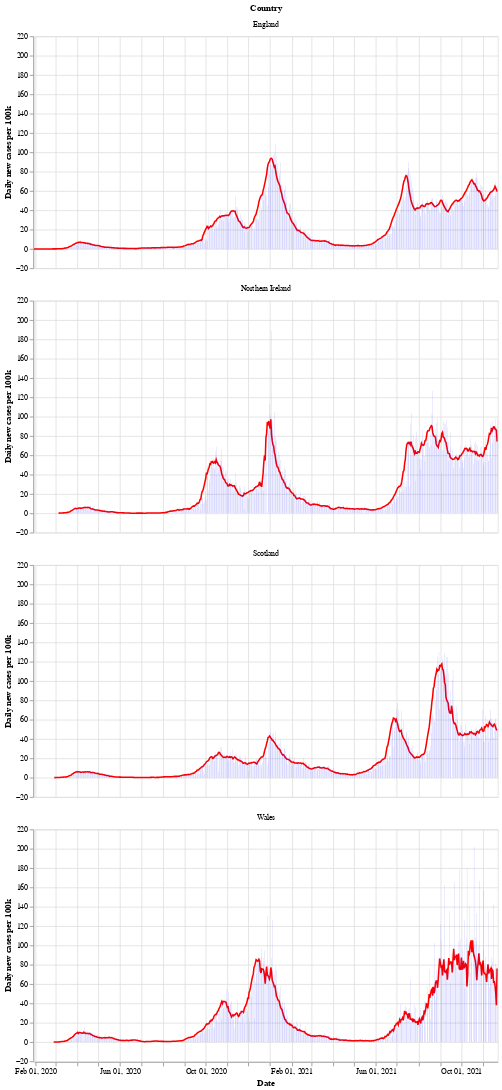

The notebook cell saved with this chart:
### Markdown cell above
Next is a bar chart of the number of new cases in each country (per 100k population), with the 7 day moving average of cases. Again we see that Wales saw a longer period of raising and falling cases compared to the other countries.

After a period of cases falling, each nation is now seeing a rise in the number of cases - especially in Wales.

### Code cell
# collapse
bars = alt.Chart(uk_cases).mark_bar().encode(
    x=alt.X("yearmonthdate(date):T", axis=alt.Axis(title='Date')),
    y=alt.Y("newCasesRate:Q", axis=alt.Axis(title='Daily new cases per 100k')),
    tooltip='newCasesRate',
    color=alt.condition(
        alt.datum.dailyChange > 0,
        alt.value("orange"),  # The positive color
        alt.value("blue")  # The negative color
    )
).properties(title='New cases per 100k population with rolling 7 day average', width=600).interactive()
line = alt.Chart(uk_cases).mark_line(
    color='red',
    size=2,
).transform_window(
    rolling_mean='mean(newCasesRate)',
    frame=[0, 7],
    groupby=['areaName']
).encode(
    x='yearmonthdate(date):T',
    y='rolling_mean:Q'
)
alt.layer(line, bars, data=uk_cases).facet(alt.Row('areaName', title='Country'), columns=1)

### Figure 1 — Vega-Lite specification as saved in the notebook (floating-point values rounded to 4 significant figures; data arrays with more than 128 entries replaced by an {"elided": "..."} marker saying what was removed)
{"config": {"view": {"continuousWidth": 400, "continuousHeight": 300}}, "data": {"name": "data-6f61ee2bd0a2ca970b2328c00b195537"}, "facet": {"type": "nominal", "field": "areaName", "title": "Country"}, "spec": {"layer": [{"mark": {"type": "line", "color": "red", "size": 2}, "encoding": {"x": {"type": "temporal", "field": "date", "timeUnit": "yearmonthdate"}, "y": {"type": "quantitative", "field": "rolling_mean"}}, "transform": [{"window": [{"op": "mean", "field": "newCasesRate", "as": "rolling_mean"}], "frame": [0, 7], "groupby": ["areaName"]}]}, {"mark": "bar", "encoding": {"color": {"condition": {"value": "orange", "test": "(datum.dailyChange > 0)"}, "value": "blue"}, "tooltip": {"type": "quantitative", "field": "newCasesRate"}, "x": {"type": "temporal", "axis": {"title": "Date"}, "field": "date", "timeUnit": "yearmonthdate"}, "y": {"type": "quantitative", "axis": {"title": "Daily new cases per 100k"}, "field": "newCasesRate"}}, "selection": {"selector002": {"type": "interval", "bind": "scales", "encodings": ["x", "y"]}}, "title": "New cases per 100k population with rolling 7 day average", "width": 600}]}, "columns": 1, "$schema": "https://vega.github.io/schema/vega-lite/v4.8.1.json", "datasets": {"data-6f61ee2bd0a2ca970b2328c00b195537": {"elided": "2556 records"}}}
